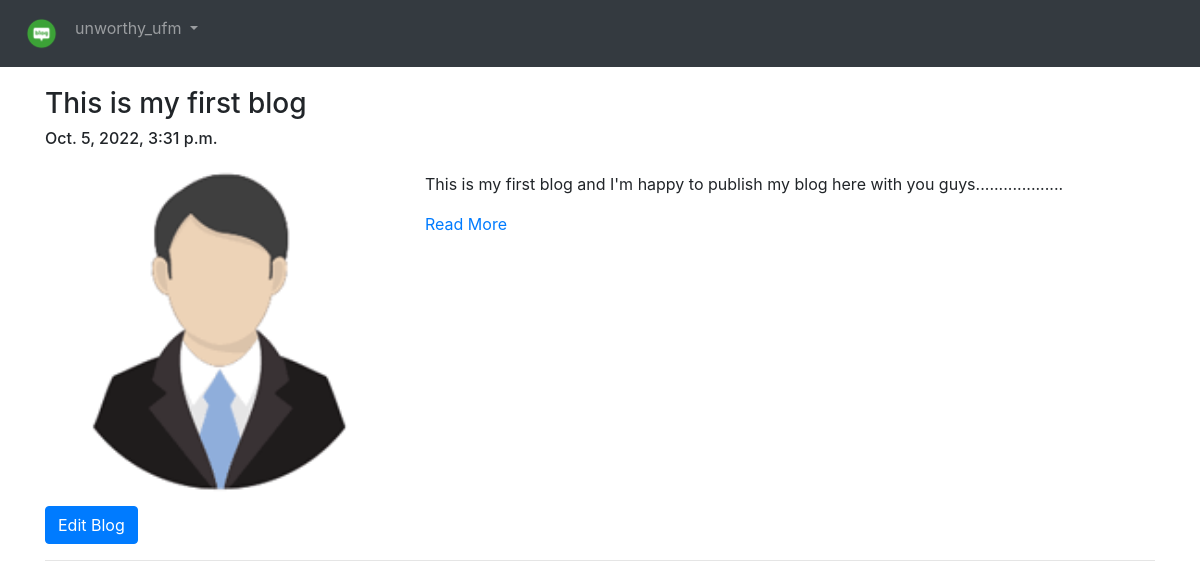
The page /blog/my-blogs/ (signed in) on the database as committed earlier.
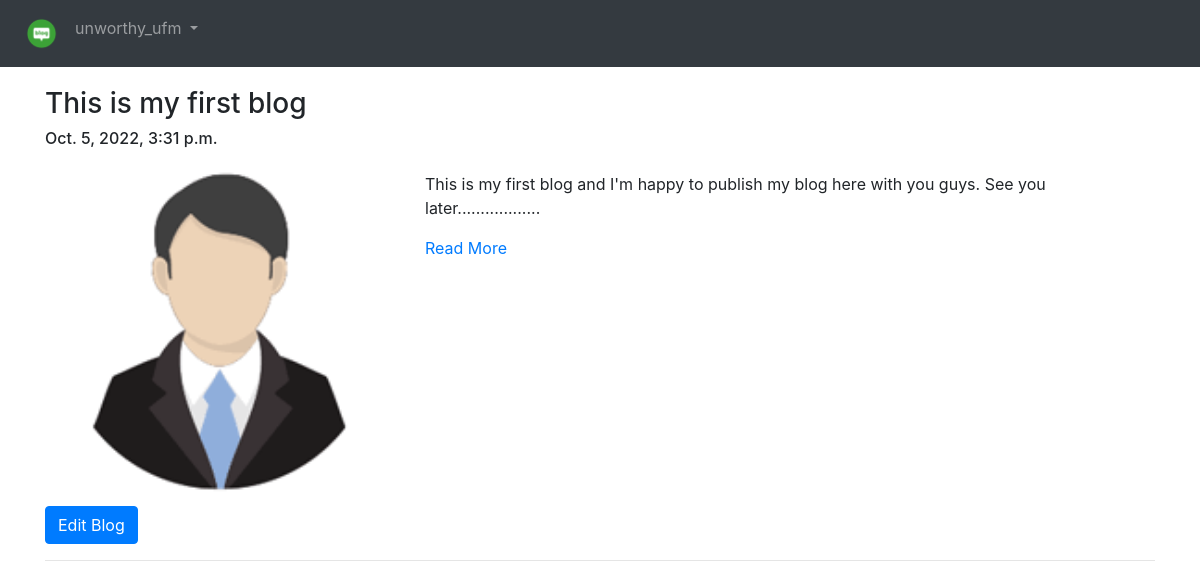
The same page on the database as committed later.
### App_Blog/models.py (models this page shows, shortened)
class Blog(models.Model):
    author = models.ForeignKey(
        User, related_name='post_author', on_delete=models.CASCADE)
    blog_title = models.CharField(max_length=264, verbose_name='Put a title')
    slug = models.SlugField(max_length=264, unique=True)
    blog_content = models.TextField(verbose_name='What is on your mind?')
    blog_image = models.ImageField(
        upload_to='blog_images', verbose_name='Image')
    published_date = models.DateTimeField(auto_now_add=True)
    update_date = models.DateTimeField(auto_now=True)
    class Meta:
        ordering = ['-published_date', ]

### App_Blog/views.py (the view)
# urls.py: path('my-blogs/', views.MyBlogs.as_view(), name='my_blogs'),
class MyBlogs(LoginRequiredMixin, TemplateView):
    template_name = 'App_Blog/my_blogs.html'

### App_Blog/templatetags/custom_filters.py (called while the page is built)
def range_filter(value):
    return value[0:500] + ".................."

### templates/App_Blog/my_blogs.html (shortened to what this page needs)
{% extends 'base.html' %}
{% load custom_filters %}
{% block body_block %}
{% for blog in user.post_author.all %}
    <h3>{{blog.blog_title}}</h3>
    <h6>{{blog.published_date}}</h6>
    <div class="row">
        <div class="col-sm-4">
            <img src="/media/{{blog.blog_image}}" width="100%">
        </div>
        <div class="col-sm-8">
            <p>{{blog.blog_content|range_filter|linebreaks}}</p>
            <a href="{% url 'App_Blog:blog_details' slug=blog.slug %}">Read More</a>
        </div>
    </div>
    <a href="{% url 'App_Blog:edit_blog' pk=blog.pk %}" class="btn btn-primary">Edit Blog</a>
    <hr>
{% endfor %}
{% endblock %}

Rows that differ between the two databases and show on the page:
changed Blog "This is my first blog": blog_content|range_filter "This is my first blog and I'm happy to publish my blog here with you guys..................." → "This is my first blog and I'm happy to publish my blog here with you guys. See you later.................."
